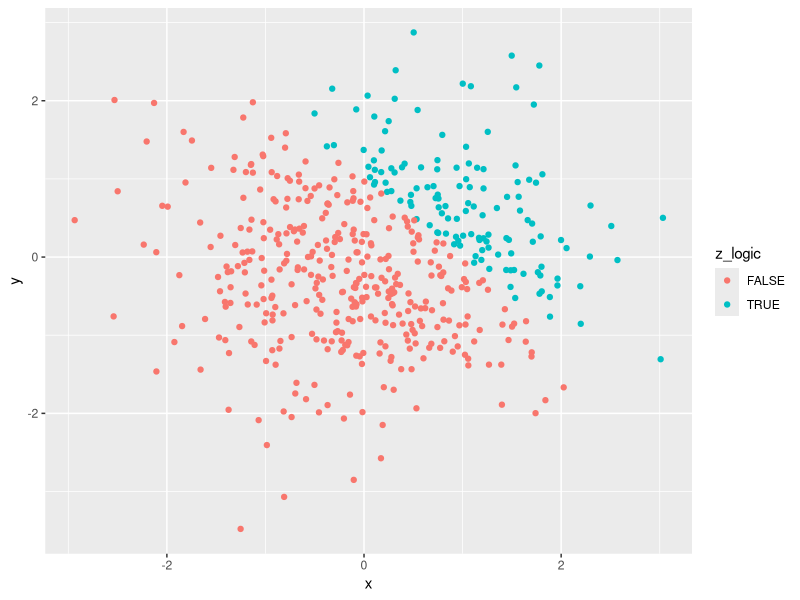
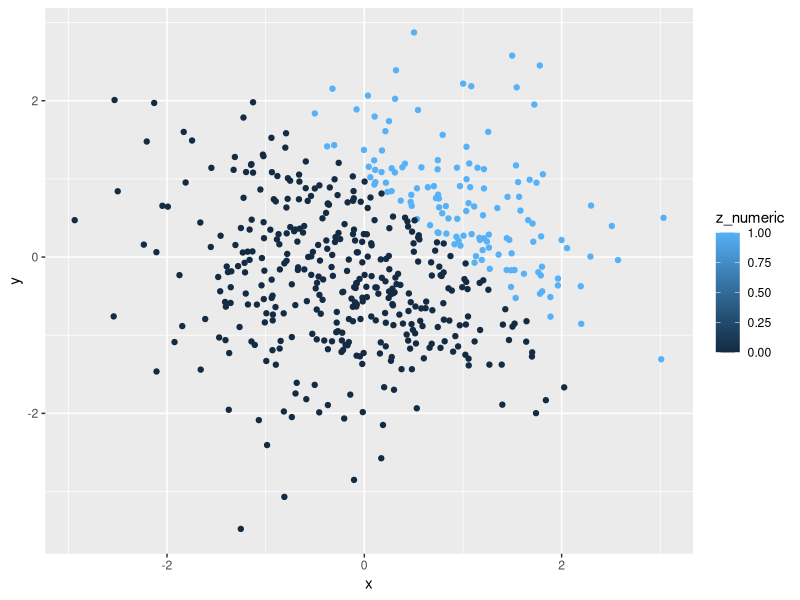
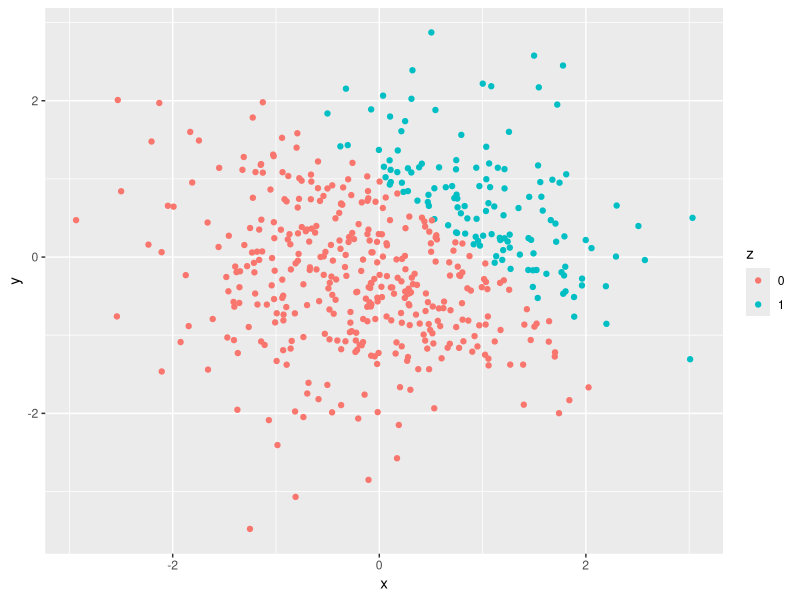
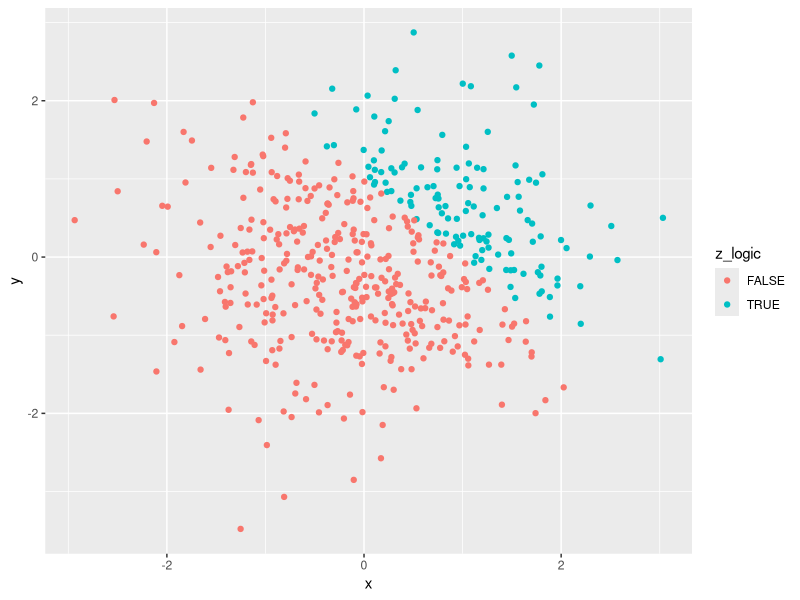

R code for these plots, in order:
## ---- chunk 1

library(tidyverse)

p1_df = tibble(
  ran_sample = rnorm(8),
  vec_char = character(8),
  vec_logical = ran_sample > 0,
  vec_factor = factor(levels = c("level1", "level2", "level3"), length(8))
)

## ---- chunk 2

mean(pull(p1_df, ran_sample))
mean(pull(p1_df, vec_char))
mean(pull(p1_df, vec_logical))
mean(pull(p1_df, vec_factor))

## ---- chunk 3

as.numeric(pull(p1_df, vec_char))
as.numeric(pull(p1_df, vec_logical))
as.numeric(pull(p1_df, vec_factor))

## ---- chunk 4

convert_1 = as.numeric(pull(p1_df, vec_logical))
convert_1 * pull(p1_df, ran_sample)
convert_2 = as.factor(pull(p1_df, vec_logical))
convert_2 * pull(p1_df, ran_sample)
convert_3 = as.factor(pull(p1_df, vec_logical))
convert_3 = as.numeric(convert_3)
convert_3 * pull(p1_df, ran_sample)

## ---- chunk 5

p2_df = tibble(
  x = rnorm(500),
  y = rnorm(500),
  z_logic = (x + y > 1),
  z_numeric = as.numeric(z_logic),
  z = as.factor(z_numeric)
)

## ---- chunk 6

ggplot(p2_df, aes(x = x, y = y, color = z_logic)) + geom_point()
ggsave("scatter_plot.pdf", height = 4, width = 6)

## ---- chunk 7

ggplot(p2_df, aes(x = x, y = y, color = z_numeric)) + geom_point()

## ---- chunk 8

ggplot(p2_df, aes(x = x, y = y, color = z)) + geom_point()

